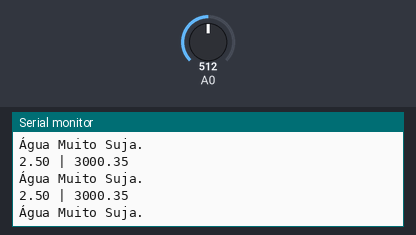
A sketch run on a simulated Arduino Uno, built with avr-gcc and run on an emulated ATmega328P. Parts: the last lines printed to the serial monitor. The test bench sets the inputs (shaded band); at power-on: A0 = 512.

Above: at 1.5 s.
1.6 s: A0 set to 839
At 2.8 s:
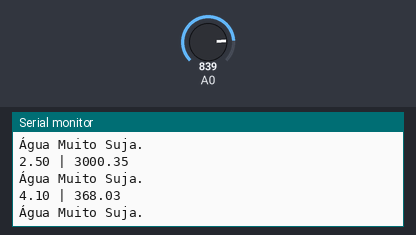
3.1 s: A0 set to 855
At 4.3 s:
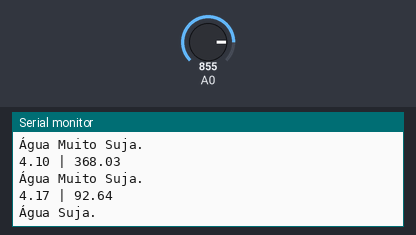
Timing chart, 0 to 6.1 s (numbered marks = the images above; inputs shaded):
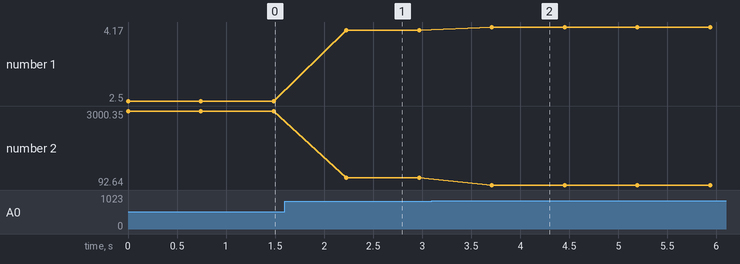

The sketch:

usCom_097_WR_source_file.ino
```cpp
/* ==================================================================================================================

   WR Kits e Usina Info

   Sensor de Turbidez com Arduino

   Autor original: Eng. Wagner Rambo
   Modificações no display: Felipe Sacramento

   Data: Agosto de 2018
   Última atualização: Outubro de 2023


   A turbidez pode ser entendida como a medida do espalhamento
   de luz produzido pela presença de partículas em suspensão ou coloidais,
   sendo expressa como Unidade Nefelométrica de Turbidez
   (NTU – Nephelometric Turbidity Unity).

   Fonte: https://2engenheiros.com/2017/12/12/turbidez-da-agua/

   Nefelometria:
   Processo de medida da concentração de uma emulsão por comparação
   de sua transparência com a de uma preparação padrão.


   Cálculo para o sensor de Turbidez

   https://www.dfrobot.com/wiki/index.php/File:Relationship_diagram.jpg


   Hardware:

   Arduino     Sensor de Turbidez

   5V          V
   GND         G
   A0          A


================================================================================================================== */


// ==================================================================================================================
// --- Protótipo das Funções ---
double calc_NTU(double volt);


// ==================================================================================================================
// --- Variáveis Globais ---
double NTU = 0.0;


// ==================================================================================================================
// --- Configurações Iniciais ---
void setup()
{
   Serial.begin(115200);
} //end setup

// ==================================================================================================================
// --- Loop Infinito ---
void loop()
{
   int sensorValue = analogRead(A0);
   float voltage = sensorValue * (5.0 / 1024.0);

   NTU = calc_NTU(voltage);

   Serial.print(voltage);
   Serial.print(" | ");
   Serial.println(NTU);

   if (NTU < 10) {
      Serial.println("Água Limpa.");
   } else if (NTU >= 10 && NTU < 100) {
      Serial.println("Água Suja.");
   } else {
      Serial.println("Água Muito Suja.");
   }
   delay(741);

} //end loop

// ==================================================================================================================
// --- Função para conversão de tensão para Turbidez em NTU ---
//
// Equação que relaciona tensão com NTU: NTU = -1120,4*volt*volt + 5742,3*volt - 4352,9
//
double calc_NTU(double volt)
{
   double NTU_val;

   NTU_val = -(1120.4*volt*volt)+(5742.3*volt)-4352.9;

   return NTU_val;
} //end calc_NTU
```

Measured:
- the behaviour switches between 854 and 855 on A0 (found by bisection; images 1 and 2)
- after the input at 1.6 s, the serial monitor: prints a new line after 0.63 s (image 1)
- after the input at 3.1 s, the serial monitor: prints a new line after 0.61 s (image 2)
- plotted number 1: 2.5 → 4.1 after the input at 1.6 s, 4.1 → 4.17 after the input at 3.1 s
- plotted number 2: 3000.35 → 368.03 after the input at 1.6 s, 368.03 → 92.64 after the input at 3.1 s
